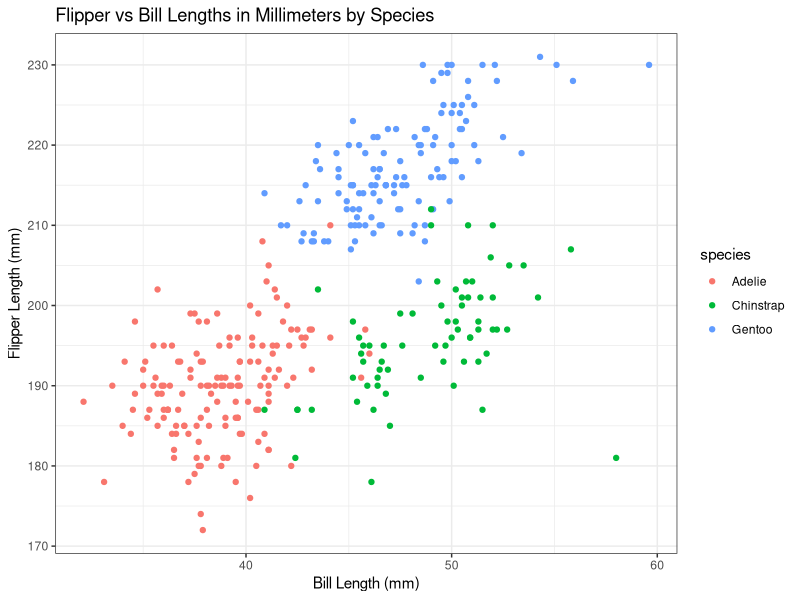

Here is the R script that generated this plot:
## ---- chunk 1
library(tidyverse)
knitr::opts_chunk$set(echo = TRUE,
                      comment = NA)
## ---- chunk 2
data("penguins", package = "palmerpenguins")
glimpse(penguins)
## ---- chunk 3
info_to_print <- c("Rows" = nrow(penguins),
  "Columns" = ncol(penguins),
  "Mean Flipper Length" = mean(penguins$flipper_length_mm, na.rm = T))
info_to_print
## ---- chunk 4
p <-  penguins %>% ggplot(aes(bill_length_mm, flipper_length_mm, color = species)) + 
  geom_point() + theme_bw() +
  labs(x = "Bill Length (mm)", y = "Flipper Length (mm)",
       title = "Flipper vs Bill Lengths in Millimeters by Species")
ggsave("flippers_vs_bills.png", p)
## ---- chunk 5
set.seed(305)
my_df <- tibble(
  normal_sample = rnorm(10),
  is_sample_positive = normal_sample > 0,
  strings = character(10),
  some_factors = sample(3,10, T) |> factor()
) |> as.data.frame()
glimpse(my_df)
## apply performs x[,i] which subsets instead of accessing
## easy workaround
sapply(1:ncol(my_df), function(.x) mean(my_df[[.x]]))
## ---- chunk 6
as.numeric(my_df[,"is_sample_positive"])
as.numeric(my_df[,"strings"])
as.numeric(my_df[,"some_factors"])
